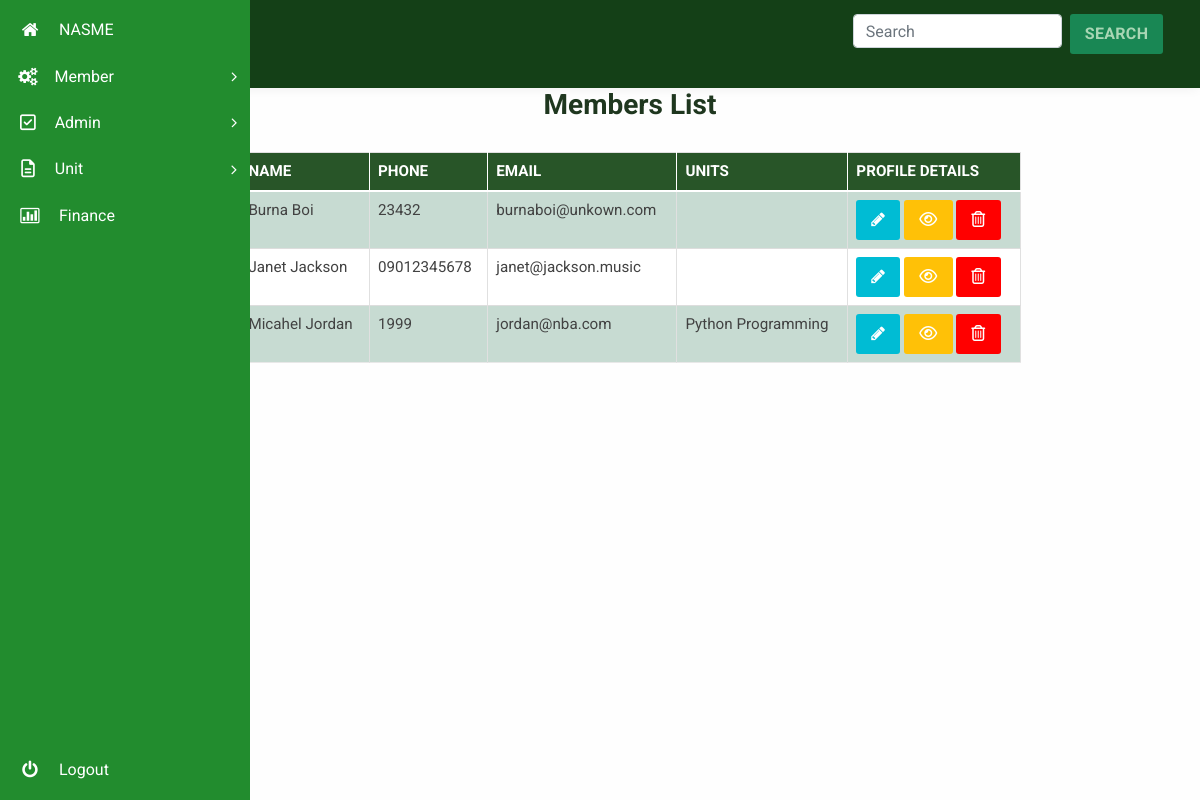
/admin/manage_members (signed in), run on the app's committed database.
### membership/models.py (models this page shows, shortened)
class User(db.Model, UserMixin):
  id = db.Column(db.Integer, primary_key=True)
  units = db.relationship("Unit", secondary=user_unit, backref="unit_members", lazy="dynamic")
  username = db.Column(db.String(20), unique=True, nullable=False)
  email = db.Column(db.String(120), unique=True, nullable=False)
  phone = db.Column(db.String(60), unique=True, nullable=False, default="")
  password = db.Column(db.String(60), nullable=False, default="~~~~~~~")
  image_file = db.Column(db.String(20), nullable=False, default='default.jpg')
  date_registered = db.Column(db.DateTime, nullable=False, default=datetime.utcnow)
  role = db.Column(db.String(6), nullable=False, default="USER")
  _is_superadmin = db.Column("is_superadmin", db.Boolean, nullable=False, default=False)
  current_salary = db.Column(db.String(60))
  occupation = db.Column(db.String(60))
  experience = db.Column(db.String(60))
  date_of_birth = db.Column(db.String(), nullable=False, default=datetime.utcnow)
  home_address = db.Column(db.String())
  work_address = db.Column(db.String())
  def display_units(self):
    unit_names = []
    for unit in self.units.all():
      unit_names.append(unit.name)
    return ", ".join(unit_names)
  @property
  def is_superadmin(self):
      return self._is_superadmin
  @is_superadmin.setter
  def is_superadmin(self, s):
    if type(s) == type(str()):
      if s.lower() == "true":
        self._is_superadmin = True
      elif s.lower() == "false":
        self._is_superadmin = False
    else:
      self._is_superadmin = s

class Unit(db.Model):
  id = db.Column(db.Integer, primary_key=True)
  name = db.Column(db.String(50), unique=True, nullable=False)
  date_created = db.Column(db.DateTime, nullable=False,default=datetime.utcnow)
  fees_amount = db.Column(db.String(),nullable=False,default="0")

### membership/routes.py (the view)
@app.route("/admin/manage_members")
@admin_role_required
@login_required
def manage_members():
  page = request.args.get('page', 1, type=int)
  members = User.query.filter_by(role="USER").paginate(page=page, per_page=5)
  return render_template("manage_members.html", page=page, members=members)

### membership/models.py (called while the page is built)
@login_manager.user_loader
def load_user(user_id):
    return User.query.get(int(user_id))

### membership/routes.py (called while the page is built)
def admin_role_required(func):
    @wraps(func)
    def decorated_view(*args, **kwargs):
        if not current_user.role == "ADMIN":
            abort(403)
        return func(*args, **kwargs)
    return decorated_view

### membership/templates/manage_members.html (shortened to what this page needs)
{% extends "dashboard_layout.html" %}
{% block content %}
<link rel="stylesheet" type="text/css" href="css/table-style.css" />
<link rel="stylesheet" type="text/css" href="css/basictable.css" />
				<div class="container agile-tables">
					<h3 style="text-align: center; color:rgb(31, 55, 31); font-weight:bold;" class="text-center"> Members List</h3>
					<div class="w3l-table-info table-responsive">
					    <table id="tuble" class="table table-success table-striped table-hover ">
						<thead>
						  <tr>
							<th>Name</th>
							<th>Phone</th>
							<th>Email</th>
							<th>Units</th>
							<th>Profile Details</th>
						  </tr>
						</thead>
						<tbody>
							{% for member in members.items %}
						  <tr>
							<td>{{member.username}}</td>
							<td>{{ member.phone }}</td>
							<td>{{ member.email }}</td>
							<td>
							{{member.display_units()}}
							</td>
							<td><a role="button" class="btn btn-primary" href="{{ url_for('edit_member', member_id=member.id) }}"><i class="fa fa-pencil" aria-hidden="true"></i></a>
								<a type="button" class="btn btn-warning"  dataId="{{member.id}}" dataImage="/static/profile_pics/{{member.image_file }}" dataName="{{ member.username }}" dataEmail="{{member.email}}" dataPhone="{{member.phone}}" dataPassword="{{ member.password }}" dataUnits="{{member.display_units()}}" dataDateReg="{{ member.date_registered }}" dataOccupation="{{ member.occupation }}" dataHomeAddr="{{ member.home_address }}" dataWorkAddre="{{ member.work_address }}" dataExperience = "{{member.experience}}" dataCurrentSalary="{{member.current_salary}}" data-toggle="modal" data-target="#staticBackdrop" onclick="viewUserFunction(this)"><i class="fa fa-eye" aria-hidden="true"></i></a>
								<a type="button" class="btn btn-danger" style="background: red;" data-toggle="modal" id="{{member.id}}" dataName="{{member.username}}" data-target="#deletemodal"  onclick="deleteFunction(this)"><i class="fa fa-trash-o" aria-hidden="true"></i></a>
							</td>
						  </tr>
						  {% endfor %}
					  </table>
				  </div>
					  {% for page_num in members.iter_pages(left_edge=1, right_edge=1, left_current=1, right_current=2) %}
					    {% if page_num %}
					      {% if members.page == page_num %}
					        <a class="btn btn-success mb-5"  href="{{ url_for('manage_members', page=page_num) }}">{{ page_num }}</a>
					      {% else %}
					        <a class="btn btn-success mb-5" href="{{ url_for('manage_members', page=page_num) }}">{{ page_num }}</a>
					      {% endif %}
					    {% else %}
					      ...
					    {% endif %}
					  {% endfor %}
					</div>
{% endblock content %}

### membership/static/css/table-style.css (style rules this page uses)
table { background: white; border-collapse: collapse; margin: 1.25em 0 0; width: 100%; }
table tr, table th, table td { border: none; border-bottom: 1px solid #e8e8e8; font-size: .95em; }
table th, table td { padding: 10px 12px; text-align: left; }
table th { background: #fcb216; color: #000000; text-transform: uppercase; }
table tr td { background: #f3faff; color: #424242; }
table tr:nth-of-type(2n+2) td { background: #ffffff; }
table { width: 100%; }
.table { margin: 30px 0; border-collapse: collapse; border-spacing: 0; empty-cells: show; border: 1px solid #e0e0e0; }
.table td, .table th { border-left: 1px solid #e0e0e0; border-width: 0 0 0 1px; font-size: inherit; margin: 0; overflow: visible; padding: 0.5em 1em; font-weight: normal; }
.table td:first-child, .table th:first-child { border-left-width: 0; }
.table thead, .table tfoot { background-color: #f05050; color: #fff; text-align: left; vertical-align: bottom; }
.table thead td, .table tfoot td, .table thead th, .table tfoot th { border-color: #fff; }
.table td { background-color: transparent; }

### data on the page
User: username "Burna Boi", phone "23432", email "burnaboi@unkown.com"
User: username "Janet Jackson", phone "09012345678", email "janet@jackson.music"
User: username "Micahel Jordan", phone "1999", email "jordan@nba.com", display_units "Python Programming"
